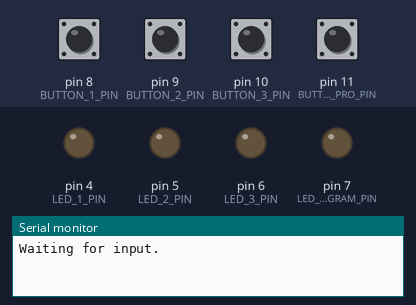
Bench run of a sketch on a simulated Arduino Uno, built with avr-gcc and run on an emulated ATmega328P. Parts: output pins drawn as LEDs (lit = HIGH), the last lines printed to the serial monitor. Dashed ring = blinking. Inputs (shaded band) come from the test bench; at power-on: pin 8 (BUTTON_1_PIN), pin 9 (BUTTON_2_PIN), pin 10 (BUTTON_3_PIN), pin 11 (BUTTON_PRO_PIN) HIGH.

Above: at 1.2 s.
1.3 s: pin 11 (BUTTON_PRO_PIN) pulled LOW for 0.15 s
At 1.76 s:
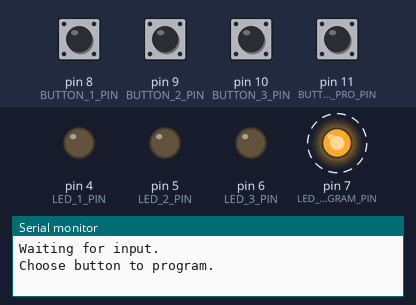
4.4 s: pin 8 (BUTTON_1_PIN) pulled LOW for 0.15 s
At 4.76 s:
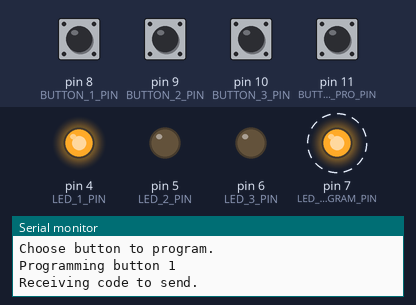
7.4 s: pin 9 (BUTTON_2_PIN) pulled LOW for 0.15 s
At 7.76 s:
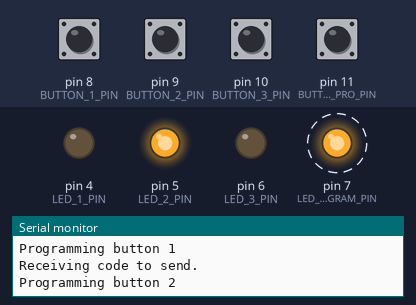
10.4 s: pin 10 (BUTTON_3_PIN) pulled LOW for 0.15 s
At 10.76 s:
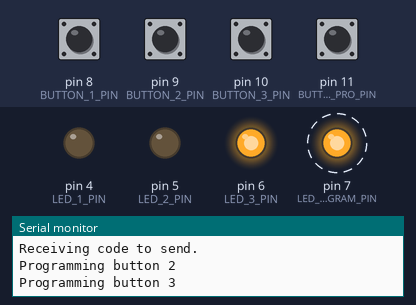
13.4 s: pin 11 (BUTTON_PRO_PIN) pulled LOW for 1 s
At 14.4 s:
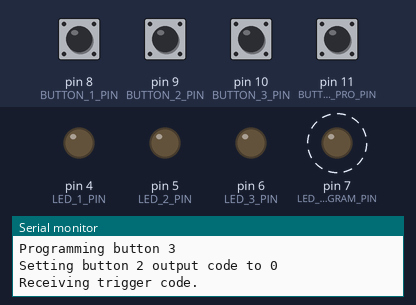
Timing chart, 0 to 17.4 s (numbered marks = the images above; inputs shaded):
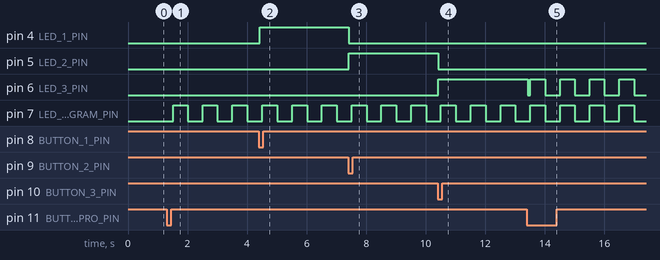

Measured:
- after the input at 1.3 s, pin 7 (LED_PROGRAM_PIN): alternates HIGH for 0.50 s and LOW for 0.50 s, starting after 0.21 s
- after the input at 4.4 s, pin 4 (LED_1_PIN): LOW → HIGH at once
- after the input at 7.4 s, pin 4 (LED_1_PIN): HIGH → LOW at once; pin 5 (LED_2_PIN): LOW → HIGH at once
- after the input at 10.4 s, pin 5 (LED_2_PIN): HIGH → LOW at once; pin 6 (LED_3_PIN): LOW → HIGH at once
- after the input at 13.4 s, pin 6 (LED_3_PIN): HIGH → LOW at once, then repeats every 1.0 s: HIGH 0.50 s, LOW 0.50 s

The sketch:

irepeater_updated_lib_no_raw.ino
```cpp
#include <IRremote.h>
#define BUTTON_1_PIN 8
#define BUTTON_2_PIN 9
#define BUTTON_3_PIN 10
#define BUTTON_PRO_PIN 11
#define RECEIVER_PIN 12
#define BLINK_LED_PIN 13
#define LED_PROGRAM_PIN 7
#define LED_1_PIN 4
#define LED_2_PIN 5
#define LED_3_PIN 6
#define LED_ALL 1

#define Waiting_for_button 0
#define Choose_button_to_program 1
#define Receiving_code 2
#define Receiving_trigger_code 5
#define Cooldown_after_programming 3

#define LED_STATE_OFF 0
#define LED_STATE_ON 1
#define LED_STATE_BLINKING 2

#define LED_BLINKING_PERIOD_MSEC 1000

#define READ_OK 0

void setState(char newState);
void setup();
void loop();
void setLedState(char ledNumber);
void sendIRCode(int code);
void updateLeds();
bool isBlinkTime();

short state = -1;
bool button_1 = false;
bool button_2 = false;
bool button_3 = false;
bool button_program = false;
bool button_program_active = true;
short programming_button = -1;
bool repeat_last_code = false;
short led_state[4] = {0, 0, 0, 0};
short led_pins[4] = {LED_PROGRAM_PIN, LED_1_PIN, LED_2_PIN, LED_3_PIN};

struct storedIRDataStruct {
  IRData receivedIRData;
} readBuffer, receivedIRData[6]; // First 3 are output codes, last 3 are trigger codes

void storeOutputCode(IRData *aIRReceivedData, int memoryIndex) {
  storeCode(aIRReceivedData, receivedIRData + memoryIndex);
}

void storeTriggerCode(IRData *aIRReceivedData, int memoryIndex) {
  storeCode(aIRReceivedData, receivedIRData + memoryIndex + 3);
}

short storeCode(IRData *aIRReceivedData, struct storedIRDataStruct *result) {
  if (aIRReceivedData->flags & IRDATA_FLAGS_IS_REPEAT) {
    Serial.println(F("Ignore repeat"));
    return 1;
  }
  if (aIRReceivedData->flags & IRDATA_FLAGS_IS_AUTO_REPEAT) {
    Serial.println(F("Ignore autorepeat"));
    return 2;
  }
  if (aIRReceivedData->flags & IRDATA_FLAGS_PARITY_FAILED) {
    Serial.println(F("Ignore parity error"));
    return 3;
  }
  if (!(aIRReceivedData->protocol == NEC || aIRReceivedData->protocol == SONY)) {
    Serial.println(F("Ignore bad protocol"));
    return 4;
  }
  /*
     Copy decoded data
  */
  result->receivedIRData = *aIRReceivedData;

  IrReceiver.printIRResultShort(&Serial);
  result->receivedIRData.flags = 0; // clear flags -esp. repeat- for later sending
  Serial.println();
  return 0;
}

void setLedState(char ledNumber, char stateToSet) {
  switch (ledNumber) {
    case LED_PROGRAM_PIN:
      led_state[0] = stateToSet;
      break;
    case LED_1_PIN:
      led_state[1] = stateToSet;
      led_state[2] = LED_STATE_OFF;
      led_state[3] = LED_STATE_OFF;
      break;
    case LED_2_PIN:
      led_state[1] = LED_STATE_OFF;
      led_state[2] = stateToSet;
      led_state[3] = LED_STATE_OFF;
      break;
    case LED_3_PIN:
      led_state[1] = LED_STATE_OFF;
      led_state[2] = LED_STATE_OFF;
      led_state[3] = stateToSet;
      break;
    case LED_ALL:
      led_state[0] = stateToSet;
      led_state[1] = stateToSet;
      led_state[2] = stateToSet;
      led_state[3] = stateToSet;
      break;
  }
}

void setState(char new_state) {
  switch (new_state)
  {
    case Receiving_code:
      Serial.println("Receiving code to send.");
      break;
    case Receiving_trigger_code:
      Serial.println("Receiving trigger code.");
      break;
    case Choose_button_to_program:
      Serial.println("Choose button to program.");
      programming_button = -1;
      setLedState(LED_ALL, LED_STATE_OFF);
      setLedState(LED_PROGRAM_PIN, LED_STATE_BLINKING);
      break;
    case Cooldown_after_programming:
      break;
    case Waiting_for_button:
      Serial.println("Waiting for input.");
      setLedState(LED_ALL, LED_STATE_OFF);
      break;
  }
  state = new_state;
}

void updateLeds() {
  for (int i = 0; i < 4; i++) {
    if (LED_STATE_OFF == led_state[i]) {
      digitalWrite(led_pins[i], LOW);
    } else if (LED_STATE_ON == led_state[i]) {
      digitalWrite(led_pins[i], HIGH);
    } else if (LED_STATE_BLINKING == led_state[i]) {
      if (isBlinkTime()) {
        digitalWrite(led_pins[i], HIGH);
      } else {
        digitalWrite(led_pins[i], LOW);
      }
    }
  }
}

bool isBlinkTime() {
  unsigned int timeWindow = millis() % LED_BLINKING_PERIOD_MSEC;
  return timeWindow > LED_BLINKING_PERIOD_MSEC / 2;
}

bool decodeTypeIsValid() {
  return true;
}

void setup()
{
  Serial.begin(9600);
  pinMode(BUTTON_1_PIN, INPUT_PULLUP);
  pinMode(BUTTON_2_PIN, INPUT_PULLUP);
  pinMode(BUTTON_3_PIN, INPUT_PULLUP);
  pinMode(BUTTON_PRO_PIN, INPUT_PULLUP);
  pinMode(LED_PROGRAM_PIN, OUTPUT);
  pinMode(LED_1_PIN, OUTPUT);
  pinMode(LED_2_PIN, OUTPUT);
  pinMode(LED_3_PIN, OUTPUT);
  IrReceiver.begin(RECEIVER_PIN, DISABLE_LED_FEEDBACK);
  IrSender.begin(false);
  setState(Waiting_for_button);
}

void sendCode(IRData irData) {
  IrReceiver.stop();
  if (irData.protocol == NEC) {
    IrSender.sendNEC(irData.address,
                     irData.command, 1);
  }
  IrReceiver.start();
}

void loop()
{
  updateLeds();
  button_1 = digitalRead(BUTTON_1_PIN) == LOW;
  button_2 = digitalRead(BUTTON_2_PIN) == LOW;
  button_3 = digitalRead(BUTTON_3_PIN) == LOW;
  button_program = digitalRead(BUTTON_PRO_PIN) == LOW;
  if (!button_program) {
    button_program_active = true;
  }
  switch (state)
  {
    case Waiting_for_button:
      if (IrReceiver.available()) {
        if (storeCode(IrReceiver.read(), &readBuffer) == READ_OK) {
          for (int i = 0; i < 3; i++) {
            if (readBuffer.receivedIRData.protocol == receivedIRData[i + 3].receivedIRData.protocol &&
                readBuffer.receivedIRData.address == receivedIRData[i + 3].receivedIRData.address &&
                readBuffer.receivedIRData.command == receivedIRData[i + 3].receivedIRData.command) {
              Serial.print("Got code: ");
              Serial.println(readBuffer.receivedIRData.decodedRawData, HEX);
              Serial.print("Sending code: ");
              Serial.println(receivedIRData[i].receivedIRData.decodedRawData, HEX);
              delay(100);
              sendCode(receivedIRData[i].receivedIRData);
              break;
            }
          }
          delay(50);
        }
        IrReceiver.resume();
      }
      if (button_1) {
        sendCode(receivedIRData[0].receivedIRData);
        setLedState(LED_1_PIN, LED_STATE_ON);
        setState(Cooldown_after_programming);
      } else if (button_2) {
        sendCode(receivedIRData[1].receivedIRData);
        setLedState(LED_2_PIN, LED_STATE_ON);
        setState(Cooldown_after_programming);
      } else if (button_3) {
        sendCode(receivedIRData[2].receivedIRData);
        setLedState(LED_3_PIN, LED_STATE_ON);
        setState(Cooldown_after_programming);
      } else if (button_program && button_program_active) {
        button_program_active = false;
        setState(Choose_button_to_program);
      } else {
        setLedState(LED_ALL, LED_STATE_OFF);
      }
      break;
    case Choose_button_to_program:
      if (button_1 && programming_button != 0) {
        Serial.println("Programming button 1");
        programming_button = 0;
        setLedState(LED_1_PIN, LED_STATE_ON);
        setState(Receiving_code);
      } else if (button_2 && programming_button != 1) {
        Serial.println("Programming button 2");
        programming_button = 1;
        setLedState(LED_2_PIN, LED_STATE_ON);
        setState(Receiving_code);
      } else if (button_3 && programming_button != 2) {
        Serial.println("Programming button 3");
        programming_button = 2;
        setLedState(LED_3_PIN, LED_STATE_ON);
        setState(Receiving_code);
      }
      break;
    case Receiving_code:
      if (IrReceiver.available()) {
        storeOutputCode(IrReceiver.read(), programming_button);
        IrReceiver.resume();
      }
      if (button_1 && programming_button != 0) {
        Serial.println("Programming button 1");
        programming_button = 0;
        setLedState(LED_1_PIN, LED_STATE_ON);
      } else if (button_2 && programming_button != 1) {
        Serial.println("Programming button 2");
        programming_button = 1;
        setLedState(LED_2_PIN, LED_STATE_ON);
      } else if (button_3 && programming_button != 2) {
        Serial.println("Programming button 3");
        programming_button = 2;
        setLedState(LED_3_PIN, LED_STATE_ON);
      } else if (button_program && button_program_active) {
        button_program_active = false;
        Serial.print("Setting button ");
        Serial.print(programming_button);
        Serial.print(" output code to ");
        Serial.println(receivedIRData[programming_button].receivedIRData.decodedRawData, HEX);
        setState(Receiving_trigger_code);
        setLedState(led_pins[programming_button + 1], LED_STATE_BLINKING);
      }

      break;
    case Receiving_trigger_code:
      if (IrReceiver.available()) {
        storeTriggerCode(IrReceiver.read(), programming_button);
        IrReceiver.resume();
      }
      if (button_program && button_program_active) {
        button_program_active = false;
        Serial.print("Setting button ");
        Serial.print(programming_button);
        Serial.print(" output code to ");
        Serial.println(receivedIRData[programming_button + 3].receivedIRData.decodedRawData, HEX);
        setState(Cooldown_after_programming);
      }

      break;
    case Cooldown_after_programming:
      if (!(button_1 || button_2 || button_3 || button_program)) {
        setState(Waiting_for_button);
      }
  }
  delay(15);
}
```
